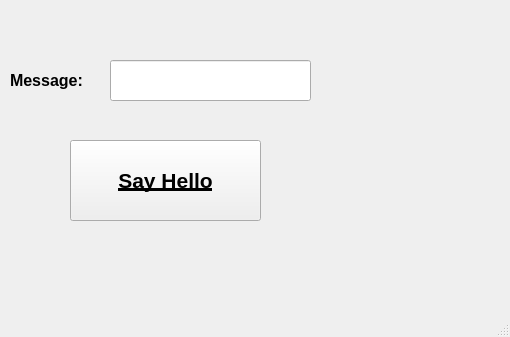
<?xml version="1.0" encoding="UTF-8"?>
<ui version="4.0">
 <class>MainWindow</class>
 <widget class="QMainWindow" name="MainWindow">
  <property name="geometry">
   <rect>
    <x>0</x>
    <y>0</y>
    <width>510</width>
    <height>337</height>
   </rect>
  </property>
  <property name="font">
   <font>
    <pointsize>12</pointsize>
    <weight>75</weight>
    <bold>true</bold>
   </font>
  </property>
  <property name="windowTitle">
   <string>MainWindow</string>
  </property>
  <widget class="QWidget" name="centralwidget">
   <widget class="QPushButton" name="pushButtonHello">
    <property name="geometry">
     <rect>
      <x>70</x>
      <y>140</y>
      <width>191</width>
      <height>81</height>
     </rect>
    </property>
    <property name="font">
     <font>
      <pointsize>16</pointsize>
      <weight>75</weight>
      <bold>true</bold>
      <underline>true</underline>
     </font>
    </property>
    <property name="text">
     <string>Say Hello</string>
    </property>
   </widget>
   <widget class="QLabel" name="labelMessage">
    <property name="geometry">
     <rect>
      <x>10</x>
      <y>70</y>
      <width>91</width>
      <height>21</height>
     </rect>
    </property>
    <property name="text">
     <string>Message:</string>
    </property>
   </widget>
   <widget class="QLineEdit" name="lineEditMessage">
    <property name="geometry">
     <rect>
      <x>110</x>
      <y>60</y>
      <width>201</width>
      <height>41</height>
     </rect>
    </property>
    <property name="font">
     <font>
      <pointsize>14</pointsize>
     </font>
    </property>
   </widget>
  </widget>
  <widget class="QMenuBar" name="menubar">
   <property name="geometry">
    <rect>
     <x>0</x>
     <y>0</y>
     <width>510</width>
     <height>34</height>
    </rect>
   </property>
  </widget>
  <widget class="QStatusBar" name="statusbar"/>
 </widget>
 <resources/>
 <connections/>
</ui>
